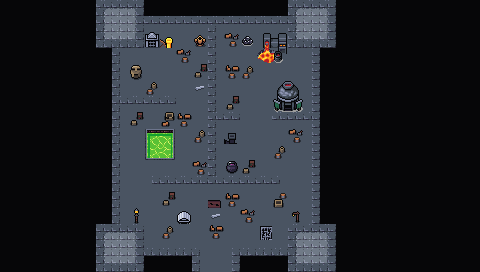

Rendered tile map (Tiled .tmx) drawn with the repository's tilesets; below, a short description and the map source with its tile grids summarised:
An orthogonal 30x17 tile map with 16x16 px tiles, 4 tile layers (Collision, Background, Walls, Clutter), 2 tilesets and 7 objects.

<map version="1.10" tiledversion="1.10.1" orientation="orthogonal" renderorder="right-down" width="30" height="17" tilewidth="16" tileheight="16" infinite="0" nextlayerid="8" nextobjectid="61">
 <editorsettings>
  <export target="wastetown..tmx" format="tmx" />
 </editorsettings>
 <tileset firstgid="1" source="../../tileset/main.tsx" />
 <tileset firstgid="10113" source="../../tileset/buildings.tsx" />
 <layer id="6" name="Collision" width="30" height="17">
  <data>[510 cells, 417 non-empty, 13 distinct tile ids]</data>
 </layer>
 <layer id="1" name="Background" width="30" height="17">
  <data>[510 cells, 510 non-empty, 4 distinct tile ids]</data>
 </layer>
 <layer id="2" name="Walls" width="30" height="17">
  <data>[510 cells, 116 non-empty, 21 distinct tile ids]</data>
 </layer>
 <layer id="3" name="Clutter" width="30" height="17">
  <properties>
   <property name="spriteLayer" type="bool" value="true" />
  </properties>
  <data>[510 cells, 43 non-empty, 27 distinct tile ids]</data>
 </layer>
 <objectgroup id="4" name="Objects">
  <object id="38" template="../../obj/entry_up.tx" x="192" y="281" width="48" height="16">
   <properties>
    <property name="teleport" value="" />
   </properties>
  </object>
  <object id="50" template="../../obj/enemy.tx" x="288.166" y="185.444">
   <properties>
    <property name="enemy" value="Clay Golem" />
   </properties>
  </object>
  <object id="53" template="../../obj/enemy.tx" x="255.5" y="81.833">
   <properties>
    <property name="enemy" value="Golem" />
   </properties>
  </object>
  <object id="55" template="../../obj/enemy.tx" x="128.658" y="187.224">
   <properties>
    <property name="enemy" value="Clay Golem" />
   </properties>
  </object>
  <object id="56" template="../../obj/gold.tx" x="241.058" y="150.057" />
  <object id="59" template="../../obj/gold.tx" x="157" y="75.3333" />
  <object id="60" template="../../obj/gold.tx" x="296" y="81.3333" />
 </objectgroup>
</map>
